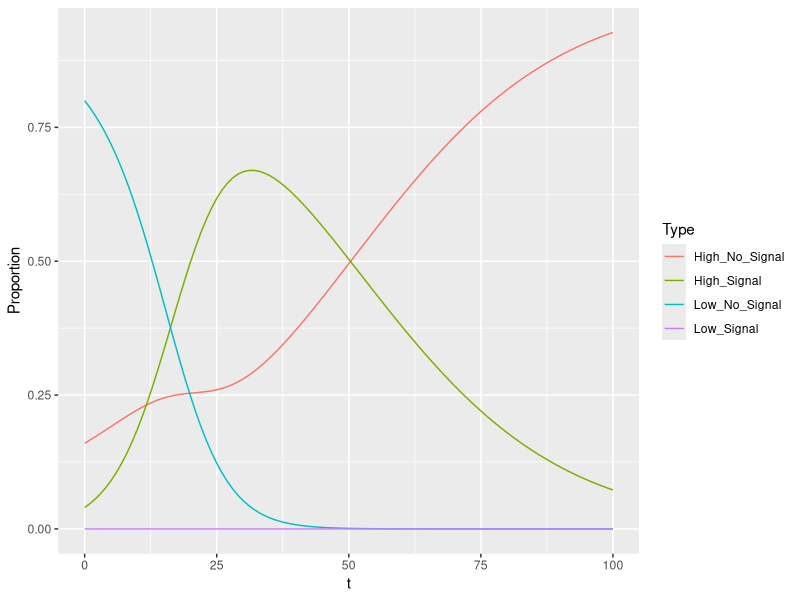
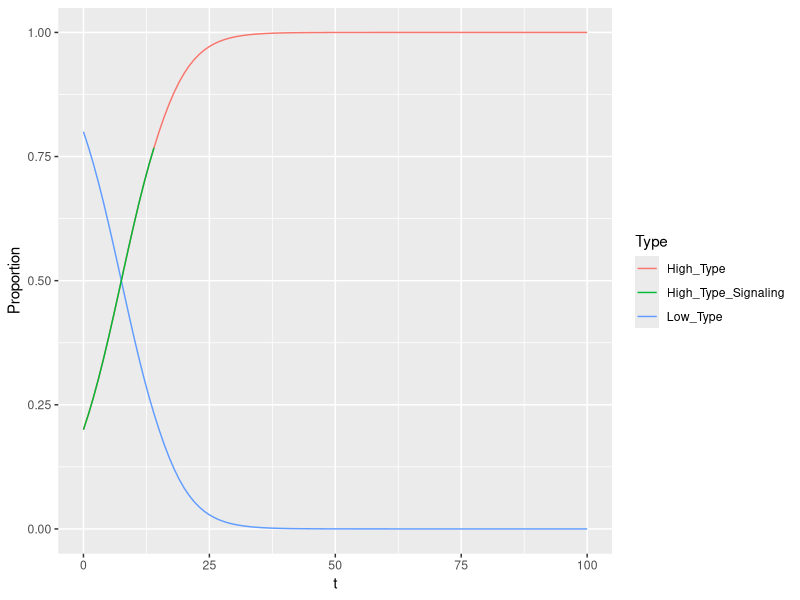

Write the R code that produced these figures, in order.
library("tidyverse", "shiny", "stringr")

time = 100
vHH = 100
vHL = 80
vLH = 79
vLL = 79
K = 5
ratio = .2
ratio_l = 0
ratio_h = .2

evo = function(ratio, ratio_h, ratio_l, vHH, vHL, vLH, vLL, K, time){
  H_N = (1-ratio_h)*ratio
  H_S = ratio_h*ratio
  L_N = (1-ratio_l)*(1-ratio)
  L_S = ratio_l*(1-ratio)
  pop = data.frame(H_N,H_S,L_N,L_S)
  SHH = max(vHH - K, 0)
  SHL = max(vHL - K, 0)
  SLH = max(vLH - K, 0)
  SLL = max(vLL - K, 0)
  payoffs = data.frame(vHH,vHL,vLH,vLL,SHH,SHL,SLH,SLL)
  for(i in 1:time){
    H_N = as.numeric(tail(pop,1)[1])
    H_S = as.numeric(tail(pop,1)[2])
    L_N = as.numeric(tail(pop,1)[3])
    L_S = as.numeric(tail(pop,1)[4])
    S_H = if(H_S+L_S>0){
      H_S/(H_S+L_S)} else {0}
    S_L = 1-S_H
    N_H = if(H_N+L_N>0){
      H_N/(H_N+L_N)} else {0}
    N_L = 1-N_H
    H_N_P = H_N*(N_H*as.numeric(payoffs[1])+N_L*as.numeric(payoffs[2]))
    H_S_P = H_S*(S_H*as.numeric(payoffs[5])+S_L*as.numeric(payoffs[6]))
    L_N_P = L_N*(N_H*as.numeric(payoffs[3])+N_L*as.numeric(payoffs[4]))
    L_S_P = L_S*(N_H*as.numeric(payoffs[7])+N_L*as.numeric(payoffs[8]))
    Total_P = H_N_P+H_S_P+L_N_P+L_S_P
    H_N = H_N_P/Total_P
    H_S = H_S_P/Total_P
    L_N = L_N_P/Total_P
    L_S = L_S_P/Total_P
    pop1 = data.frame(H_N,H_S,L_N,L_S)
    pop = rbind(pop, pop1)
  }
  pop = pop %>%
    rename(High_No_Signal = H_N,
           High_Signal = H_S,
           Low_No_Signal = L_N,
           Low_Signal = L_S) %>%
    mutate(t = 0:time) %>%
    gather("High_No_Signal", "High_Signal", "Low_No_Signal", "Low_Signal", key = Type, value = Proportion)
}

pop_evo = evo(ratio, ratio_h, ratio_l, vHH, vHL, vLH, vLL, K, time)

ggplot(data = pop_evo, aes(x = t, y = Proportion, color = Type)) +
  geom_line()


evo_elect = function(ratio, vHH, vHL, vLH, vLL, K, time){
  SHH = max(vHH - K, 0)
  SHL = max(vHL - K, 0)
  SLH = max(vLH - K, 0)
  SLL = max(vLL - K, 0)
  payoffs = data.frame(vHH,vHL,vLH,vLL,SHH,SHL,SLH,SLL)
  H = ratio
  L = 1-ratio
  vH = H*vHH+L*vHL
  if(SHH>vH){
    S = 1
  } else {
    S = 0
  }
  pop = data.frame(H,L,S)
  for(i in 1:time){
    H = as.numeric(tail(pop,1)[1])
    L = as.numeric(tail(pop,1)[2])
    vH = H*as.numeric(payoffs[1])+L*as.numeric(payoffs[2])
    if(SHH>vH){
      S = 1
      H_P = H*SHH
    } else {
      S = 0
      H_P = H*vH
    }
    L_P = L*((1-S)*(H*vLH+L*vLL)+S*vLL)
    Total_P = H_P+L_P
    H = H_P/Total_P
    L = L_P/Total_P
    pop1 = data.frame(H,L,S)
    pop = rbind(pop, pop1)
  }
  pop = pop %>%
    rename(High_Type = H,
           Low_Type = L,
           Signal = S) %>%
    mutate(t = 0:time) %>%
    gather("High_Type", "Low_Type", key = Type, value = Proportion)
  pop$Signal[pop$Type=="Low_Type"]=0
  pop$Signal = as.factor(pop$Signal)
  pop
}

pop_evo_elect = evo_elect(ratio, vHH, vHL, vLH, vLL, K, time)

pop_evo_electS = pop_evo_elect %>%
  filter(Signal == 1)
pop_evo_electS$Type = "High_Type_Signaling"

ggplot(data = pop_evo_elect, aes(x = t, y = Proportion, color = Type)) +
  geom_line()+
  geom_line(data = pop_evo_electS, aes(x = t, y = Proportion, color = Type))
